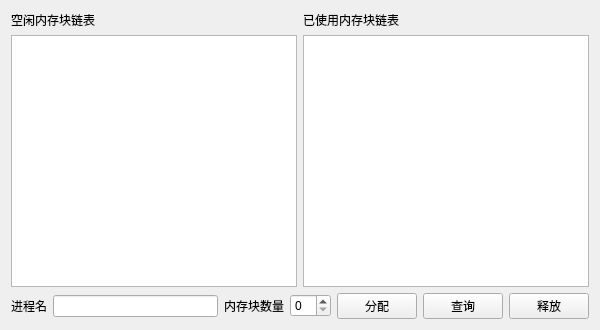
<?xml version="1.0" encoding="UTF-8"?>
<ui version="4.0">
 <class>Widget</class>
 <widget class="QWidget" name="Widget">
  <property name="geometry">
   <rect>
    <x>0</x>
    <y>0</y>
    <width>600</width>
    <height>330</height>
   </rect>
  </property>
  <property name="windowTitle">
   <string>Widget</string>
  </property>
  <layout class="QVBoxLayout" name="verticalLayout">
   <item>
    <layout class="QGridLayout" name="gridLayout">
     <item row="0" column="0">
      <widget class="QLabel" name="label">
       <property name="text">
        <string>空闲内存块链表</string>
       </property>
      </widget>
     </item>
     <item row="0" column="1">
      <widget class="QLabel" name="label_2">
       <property name="text">
        <string>已使用内存块链表</string>
       </property>
      </widget>
     </item>
     <item row="1" column="0">
      <widget class="QListWidget" name="listWidgetFree"/>
     </item>
     <item row="1" column="1">
      <widget class="QListWidget" name="listWidgetUsed"/>
     </item>
    </layout>
   </item>
   <item>
    <layout class="QHBoxLayout" name="horizontalLayout">
     <item>
      <widget class="QLabel" name="label_3">
       <property name="text">
        <string>进程名</string>
       </property>
      </widget>
     </item>
     <item>
      <widget class="QLineEdit" name="lineEditName"/>
     </item>
     <item>
      <widget class="QLabel" name="label_4">
       <property name="text">
        <string>内存块数量</string>
       </property>
      </widget>
     </item>
     <item>
      <widget class="QSpinBox" name="spinBoxMemCount"/>
     </item>
     <item>
      <widget class="QPushButton" name="pushButtonAllocate">
       <property name="text">
        <string>分配</string>
       </property>
      </widget>
     </item>
     <item>
      <widget class="QPushButton" name="pushButtonFind">
       <property name="text">
        <string>查询</string>
       </property>
      </widget>
     </item>
     <item>
      <widget class="QPushButton" name="pushButtonFree">
       <property name="text">
        <string>释放</string>
       </property>
      </widget>
     </item>
    </layout>
   </item>
  </layout>
 </widget>
 <layoutdefault spacing="6" margin="11"/>
 <resources/>
 <connections/>
</ui>
